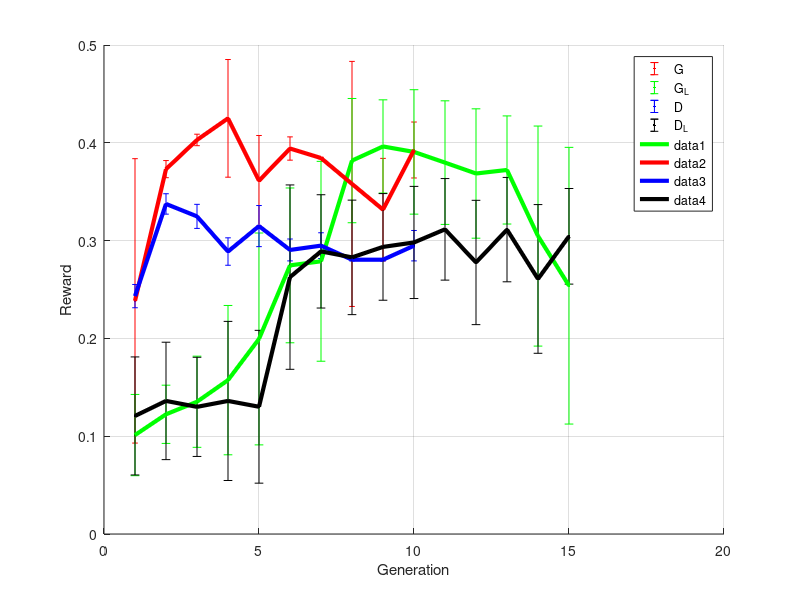

This figure's MATLAB source:
clear all
close all
clc

% comparable data set 1
%data_g = [ 0.109642, 0.0350446,  0.119037, 0.0485711,  0.0906766, 0.0327519,  0.179049, 0.0850993,  0.254659, 0.0254525,  0.209815, 0.0868624,  0.262357, 0.110531,  0.368885, 0.0346773,  0.40312, 0.0352505,  0.367872, 0.0281075,  0.317381, 0.079175,  0.311228, 0.0814724,  0.311861, 0.0485323,  0.294465, 0.0177639,  0.271574, 0.0905554];
% comparable data set 2
%data_g = [ 0.21498, 0.145194,  0.297123, 0.0253722,  0.365137, 0.000708997,  0.273017, 0.0227388,  0.289679, 0.0368682,  0.303403, 0.0491745,  0.323964, 0.020004,  0.316773, 0.0105844,  0.298896, 0.00324117,  0.2992, 0.0508457,  0.343766, 0.0133698,  0.31966, 0.0107363,  0.331966, 0.0272967,  0.240454, 0.0702927,  0.236048, 0.0698369,];
% comparable data set 3
%data_g = [0.315102, 0.0607718,  0.207131, 0.13461,  0.190773, 0.118252,  0.318292, 0.0340828,  0.280563, 0.048111,  0.365745, 0.0336271,  0.366707, 0.0243594,  0.37162, 0.0242074,  0.331409, 0.00313988,  0.199078, 0.126557,  0.356528, 0.00941963,  0.171376, 0.099058,  0.343766, 0.0133698,  0.319609, 0.0149397,  0.232908, 0.0627469,  0.166211, 0,  0.340322, 0.0129647,  0.328522, 0.0286134,  0.347463, 0.00967285,  0.334093, 0.00673553,  0.313025, 0.0173706,  0.28973, 0.00592524,  0.325636, 0.00476046,  0.30391, 0.000759646,  0.357288, 0.000151932,];
% comparable set 4
%data_g  = [ 0.239016, 0.103128,  0.302816, 0.0435659,  0.301904, 0.0870091,  0.306229, 0.0405606,  0.3, 0.0641554,  0.308143, 0.0463987,  0.348658, 0.0269782,  0.329829, 0.0613974,  0.341284, 0.0483012, 0.258118, 0.108075, ];
% patrick
%data_g = [0.427953, 0, 0.661665, 0, 0.638304, 0, 0.314973, 0, 0.192629, 0, 0.269661, 0, 0.205317, 0, 0.206424, 0, 0.205317, 0, 0.242272, 0]; 
% comp set 5
data_g = [ 0.238377, 0.145397,  0.373088, 0.00876127,  0.402917, 0.0058746,  0.424997, 0.0601641,  0.361187, 0.0462879,  0.394156, 0.0119011,  0.384432, 0.000759646,  0.357946, 0.125291,  0.331662, 0.0524157,  0.392636, 0.0286134, ];
iter = 1;
for i=1:2:length(data_g)
   m_g(iter) = data_g(i);
   s_g(iter) = data_g(i+1);
   iter = iter +1;
end

x_g = 1:length(m_g);
figure
%plot(x_g, m_g, 'r', 'lineWidth' , 3);
hold all
errorbar(x_g,m_g,s_g, 'r.')

% comparable set 1
data_gl = [0.10116, 0.0415372,  0.122394, 0.0297711,  0.135232, 0.0466047,  0.157333, 0.0763425,  0.199453, 0.10832,  0.274668, 0.0791461,  0.278846, 0.102182,  0.381789, 0.0635232,  0.396268, 0.0476656,  0.390672, 0.0636139,  0.379743, 0.0631864,  0.368601, 0.0661401, 0.372222, 0.0552704, 0.304634, 0.1125, 0.253884, 0.14146];

iter = 1;
for i=1:2:length(data_gl)
   m_gl(iter) = data_gl(i);
   s_gl(iter) = data_gl(i+1);
   iter = iter +1;
end

x_gl = 1:length(m_gl);
%plot(x_gl, m_gl, 'g', 'lineWidth', 3);
errorbar(x_gl,m_gl,s_gl, 'g.')

% random test set
%data_d = [0.103835, 0.147304, 0.254406, 0.328328, 0.318039, 0.322082, 0.347868, 0.37227, 0.347049, 0.327872, 0.379056, 0.405289, ];
% comparable data set 1
%data_d = [0.108199, 0.0364407,  0.0786742, 0.00907103,  0.0978679, 0.0250781,  0.121493, 0.0285096,  0.156082, 0.0582095,  0.207738, 0.0891166,  0.258939, 0.0826817,  0.326522, 0.017947,  0.313734, 0.0337374,  0.322318, 0.00750797,  0.331232, 0.0157003,  0.270688, 0.0964743,  0.274385, 0.0619075,  0.269346, 0.0573162,  0.326446, 0.0268488,];
% comparable data set 2
%data_d = [0.262028, 0.0978426,  0.345488, 0.0156994,  0.331966, 0.0257774,  0.331865, 0.0214221,  0.344627, 0.0256761,  0.387825, 0.0500355,  0.341082, 0.0364124,  0.258736, 0.0885749,  0.348628, 0.00779906,  0.256457, 0.086296,  0.344323, 0.0139269,  0.320115, 0.0244607,  0.333333, 0.0238023,  0.357389, 0.00197507,  0.308316, 0.00243087,]
% comparable data set 3
%data_d = [0.303758, 0.0641143,  0.367517, 0.000962228,  0.307505, 0.00901449,  0.325838, 0.0211688,  0.314747, 0.0126102,  0.318596, 0.0765218,  0.329333, 0.0285121,  0.332726, 0.00709003,  0.251697, 0.0814342,  0.322648, 0.0181809,  0.300365, 0.0287147,  0.358554, 0.00344373,  0.358756, 0.00162058,  0.305885, 0,  0.312722, 0.0391472,  0.355009, 0.0535805,  0.265573, 0.143523,  0.271295, 0.149245,  0.121797, 0.000253215,  0.339309, 0.00151929,  0.204598, 0.0830548,  0.201459, 0.0795098,  0.140839, 0.0210169,  0.12205, 0,  0.120885, 0.00106351,];
% patrick
%data_d = [0.444467, 0, 0.668714, 0, 0.771221, 0, 0.688249, 0, 0.714329, 0, 0.694593, 0, 0.668916, 0, 0.718055, 0, 0.700936, 0, 0.70003, 0,]
% comp set 5
data_d = [0.243239, 0.0119011,  0.337486, 0.0104325,  0.324775, 0.0123063,  0.288818, 0.0140281,  0.314849, 0.0210169,  0.290439, 0.0111921,  0.294845, 0.0131672,  0.280462, 0.00121544,  0.280462, 0.00121544,  0.294794, 0.0155475,]
iter = 1;
for i=1:2:length(data_d)
   m_d(iter) = data_d(i);
   s_d(iter) = data_d(i+1);
   iter = iter +1;
end

x_d = 1:length(m_d);
%plot(x_gl, m_gl, 'g', 'lineWidth', 3);
errorbar(x_d,m_d,s_d, 'b.')

% comparable data set 1
data_dl = [0.120713, 0.0603522,  0.136073, 0.0600274,  0.130006, 0.050701,  0.136058, 0.0813454,  0.130112, 0.078129,  0.262661, 0.0942608,  0.288975, 0.05792,  0.282842, 0.0585393,  0.293553, 0.0545229,  0.298101, 0.0573418,  0.311516, 0.051919,  0.277636, 0.0635572,  0.311233, 0.0533586,  0.260807, 0.0760252,  0.304391, 0.0488857,];

iter = 1;
for i=1:2:length(data_dl)
   m_dl(iter) = data_dl(i);
   s_dl(iter) = data_dl(i+1);
   iter = iter +1;
end

x_dl = 1:length(m_dl);
errorbar(x_dl,m_dl,s_dl, 'k.')


grid on
xlabel('Generation')
ylabel('Reward')
legend('G', 'G_L', 'D', 'D_L')

plot(x_gl, m_gl, 'g', 'lineWidth', 3);
plot(x_g, m_g, 'r', 'lineWidth' , 3);
plot(x_d, m_d, 'b', 'lineWidth' , 3);
plot(x_dl, m_dl, 'k', 'lineWidth' , 3);








